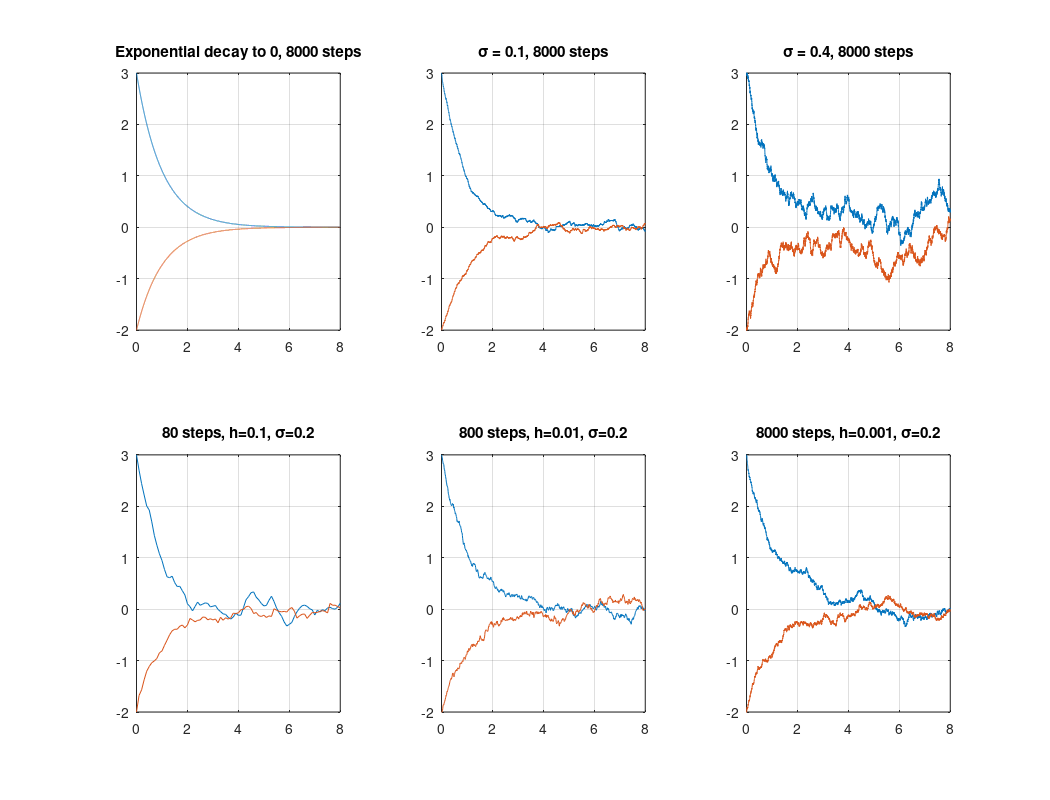

Recreate this plot in MATLAB.
% langevin.m shows outcomes of exponential decay with noise (Langevin equation)
clf;

  N=8000;             % number of steps to take
  T=8;                % maximum time
  h=T/N;              % time step
  t=(0:h:T);          % t is the vector [0 1h 2h 3h ... Nh]
  y=zeros(size(t));   % prepare place to store locations

subplot(2,3,1);
  y(1)=3;             % initial height
  for i=1:N           % start taking steps
    y(i+1)=y(i)-y(i)*h;
  end;
  plot(t,y), hold on  % plot more permanently

  y(1)=-2;            % initial height
  for i=1:N           % start taking steps
    y(i+1)=y(i)-y(i)*h;
  end;
  plot(t,y);          % plot more permanently

  axis([0 T -2 3]);   % set axis limits
  grid on;
  title('Exponential decay to 0, 8000 steps');

subplot(2,3,2);
  s=0.1;              % \sigma

  y(1)=3;             % initial height
  for i=1:N           % start taking steps
    y(i+1)=y(i)-y(i)*h+s*sqrt(h)*randn;
  end;
  plot(t,y), hold on  % plot more permanently

  y(1)=-2;             % initial height
  for i=1:N           % start taking steps
    y(i+1)=y(i)-y(i)*h+s*sqrt(h)*randn;
  end;
  plot(t,y);          % plot more permanently

  axis([0 T -2 3]);   % set axis limits
  grid on;
  title('\sigma = 0.1, 8000 steps');

subplot(2,3,3);
  s=0.4;                % sigma

  y(1)=3;             % initial height
  for i=1:N           % start taking steps
    y(i+1)=y(i)-y(i)*h+s*sqrt(h)*randn;
  end;
  plot(t,y), hold on  % plot more permanently

  y(1)=-2;            % initial height
  for i=1:N           % start taking steps
    y(i+1)=y(i)-y(i)*h+s*sqrt(h)*randn;
  end;
  plot(t,y);          % plot more permanently

  axis([0 T -2 3]);   % set axis limits
  grid on;
  title('\sigma = 0.4, 8000 steps');

subplot(2,3,4);
  N=80;             % number of steps to take
  T=8;                % maximum time
  h=T/N;              % time step
  t=(0:h:T);          % t is the vector [0 1h 2h 3h ... Nh]
  y=zeros(size(t));   % prepare place to store locations
  s=0.2;              % sigma

  y(1)=3;             % initial height
  for i=1:N           % start taking steps
    y(i+1)=y(i)-y(i)*h+s*sqrt(h)*randn;
  end;
  plot(t,y), hold on  % plot more permanently

  y(1)=-2;            % initial height
  for i=1:N           % start taking steps
    y(i+1)=y(i)-y(i)*h+s*sqrt(h)*randn;
  end;
  plot(t,y);          % plot more permanently

  axis([0 T -2 3]);   % set axis limits
  grid on;
  title('80 steps, h=0.1, \sigma=0.2');


subplot(2,3,5);
  N=800;             % number of steps to take
  T=8;                % maximum time
  h=T/N;              % time step
  t=(0:h:T);          % t is the vector [0 1h 2h 3h ... Nh]
  y=zeros(size(t));   % prepare place to store locations

  y(1)=3;             % initial height
  for i=1:N           % start taking steps
    y(i+1)=y(i)-y(i)*h+s*sqrt(h)*randn;
  end;
  plot(t,y), hold on  % plot more permanently

  y(1)=-2;            % initial height
  for i=1:N           % start taking steps
    y(i+1)=y(i)-y(i)*h+s*sqrt(h)*randn;
  end;
  plot(t,y);          % plot more permanently

  axis([0 T -2 3]);   % set axis limits
  grid on;
  title('800 steps, h=0.01, \sigma=0.2');

subplot(2,3,6);
  N=8000;             % number of steps to take
  T=8;                % maximum time
  h=T/N;              % time step
  t=(0:h:T);          % t is the vector [0 1h 2h 3h ... Nh]
  y=zeros(size(t));   % prepare place to store locations

  y(1)=3;             % initial height
  for i=1:N           % start taking steps
    y(i+1)=y(i)-y(i)*h+s*sqrt(h)*randn;
  end;
  plot(t,y), hold on  % plot more permanently

  y(1)=-2;            % initial height
  for i=1:N           % start taking steps
    y(i+1)=y(i)-y(i)*h+s*sqrt(h)*randn;
  end;
  plot(t,y);          % plot more permanently

  axis([0 T -2 3]);   % set axis limits
  grid on;
  title('8000 steps, h=0.001, \sigma=0.2');

orient landscape
saveas(gcf,'langevin.pdf','pdf');